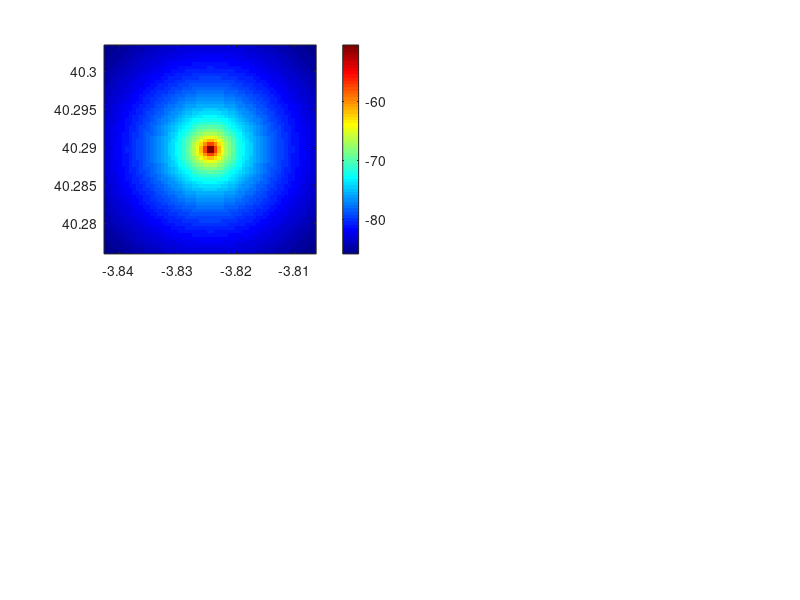

The MATLAB script that drew this image: (Note: this script raises an error after producing the figure.)
%% COMPARATIVA DE MODELOS DE PROPAGACIÓN — Gemelo Digital 5G
% TFG: Diseño e Implementación de una Herramienta de Gemelo Digital
%      para la Planificación y Visualización de Cobertura en Redes 5G
%      Tácticas Desplegables
%
% Autor : Álvaro Martínez Téllez
% Tutor : Miguel Ángel Ortuño Pérez
% Curso : 2025-2026
%
% DESCRIPCIÓN:
%   Este script genera una figura comparativa de modelos de propagación para
%   la memoria del TFG. Simula el mismo escenario (URJC Fuenlabrada) con dos
%   modelos diferentes:
%     - FSPL (Free Space Path Loss) — cota superior teórica
%     - Longley-Rice ITM (si hay Communications Toolbox) — modelo objetivo
%     - COST-231 Hata (fallback si no hay toolbox) — modelo empírico
%
%   La figura resultante incluye:
%     1. Heatmap RSRP del modelo A (FSPL)
%     2. Heatmap RSRP del modelo B (Longley-Rice o COST-231)
%     3. Mapa de diferencias ΔRSRP = A - B (divergente colormap)
%     4. Métricas estadísticas por consola: RMSE, MAE, Media, Max/Min ΔRSRP
%
% SALIDA:
%   - Figura PNG guardada en: TFG GD5G/figs/comparativa_modelos.png (DPI 300)
%   - Métricas estadísticas impresas en consola
%
% REQUISITOS:
%   - MATLAB R2025b o superior (probado en R2025b Update 4)
%   - Communications Toolbox (opcional) — si no está, compara FSPL vs COST-231
%   - Mapping Toolbox (para SRTM si está disponible)

%% =========================================================================
%  BLOQUE 0: LIMPIEZA E INICIALIZACIÓN
%  =========================================================================
clear; clc; close all;
fprintf('=== Comparativa de Modelos de Propagación — Gemelo Digital 5G ===\n\n');

% Verificar disponibilidad de Communications Toolbox
v_comm = ver('comm');
tiene_comm_toolbox = ~isempty(v_comm);

if tiene_comm_toolbox
    fprintf('Communications Toolbox detectado\n');
    fprintf('Comparación: FSPL vs Longley-Rice ITM\n\n');
    modelo_B_nombre = 'Longley-Rice';
else
    fprintf('⚠️  Communications Toolbox NO disponible\n');
    fprintf('Comparación: FSPL vs COST-231 Hata\n');
    fprintf('(ADVERTENCIA: COST-231 tiene error de ±15 dB a 3.5 GHz)\n\n');
    modelo_B_nombre = 'COST-231 Hata';
end

%% =========================================================================
%  BLOQUE 1: PARÁMETROS DEL ESCENARIO (URJC Fuenlabrada)
%  =========================================================================
% Usamos los mismos parámetros que el Escenario 1 de generar_escenarios.m

fc_Hz       = 3.5e9;        % Frecuencia: 3.5 GHz (banda n78)
Ptx_dBm     = 40;           % Potencia: 40 dBm = 10 W
Ptx_W       = 10^((Ptx_dBm - 30) / 10);
Gtx_dBi     = 15;           % Ganancia antena Tx: 15 dBi
Grx_dBi     = 0;            % Ganancia antena Rx: 0 dBi (omnidireccional)
hTx_m       = 30;           % Altura antena Tx: 30 m
hRx_m       = 1.5;          % Altura antena Rx: 1.5 m
L_cable_dB  = 2;            % Pérdidas de cable: 2 dB
EIRP_dBm    = Ptx_dBm + Gtx_dBi - L_cable_dB;

lat0        = 40.2897;      % Latitud campus URJC [°]
lon0        = -3.8244;      % Longitud campus URJC [°]
areaKm      = 3;            % Área: 3×3 km
nPuntos     = 60;           % Cuadrícula: 60×60 puntos
gridSpacing_m = (areaKm * 1000) / (nPuntos - 1);

fprintf('Escenario: URJC Fuenlabrada (Suburbano)\n');
fprintf('Ubicación: %.4f°N, %.4f°W\n', lat0, -lon0);
fprintf('Frecuencia: %.1f GHz | EIRP: %.1f dBm | Altura Tx: %d m\n', ...
    fc_Hz/1e9, EIRP_dBm, hTx_m);
fprintf('Área: %d×%d km | Grid: %d×%d puntos (espaciado: %.0f m)\n\n', ...
    areaKm, areaKm, nPuntos, nPuntos, gridSpacing_m);

%% =========================================================================
%  BLOQUE 2: GENERACIÓN DE LA CUADRÍCULA
%  =========================================================================
deltaLat_deg = (areaKm / 2) / 111;
deltaLon_deg = (areaKm / 2) / (111 * cosd(lat0));

lats_vec = linspace(lat0 - deltaLat_deg, lat0 + deltaLat_deg, nPuntos);
lons_vec = linspace(lon0 - deltaLon_deg, lon0 + deltaLon_deg, nPuntos);

[LONS, LATS] = meshgrid(lons_vec, lats_vec);
lats_flat = LATS(:);
lons_flat = LONS(:);

%% =========================================================================
%  BLOQUE 3: CARGA DE DATOS DE ELEVACIÓN SRTM
%  =========================================================================
srtm_file = 'data/srtm_fuenlabrada.tif';

if isfile(srtm_file)
    try
        [elev_data, R] = readgeoraster(srtm_file);
        elev_data = double(elev_data);
        elev_data(elev_data < -100) = 0;
        elev_grid = geointerp(elev_data, R, lats_flat, lons_flat, 'linear');
        fprintf('Elevación SRTM cargada: [%.0f, %.0f] m\n', min(elev_grid), max(elev_grid));
        tiene_srtm = true;
    catch ME
        warning('Error al cargar SRTM: %s. Usando terreno plano.', ME.message);
        elev_grid = zeros(nPuntos^2, 1);
        tiene_srtm = false;
    end
else
    fprintf('⚠️  Fichero SRTM no encontrado. Usando terreno plano.\n');
    elev_grid = zeros(nPuntos^2, 1);
    tiene_srtm = false;
end

%% =========================================================================
%  BLOQUE 4: MODELO A — FSPL (Free Space Path Loss)
%  =========================================================================
fprintf('\nCalculando FSPL... ');

c       = 3e8;  % Velocidad de la luz [m/s]
dist_m  = sqrt( ((lons_flat - lon0) .* 111000 .* cosd(lat0)).^2 + ...
                ((lats_flat - lat0) .* 111000).^2 );
dist_m  = max(dist_m, 1);  % Evitar división por cero

FSPL_dB       = 20*log10(dist_m) + 20*log10(fc_Hz) + 20*log10(4*pi/c);
Prx_dBm_FSPL  = EIRP_dBm + Grx_dBi - FSPL_dB;

% Factor de normalización heredado: 66*12 RE asumidos. Este escenario no
% configura ancho de banda/SCS; no atribuirlo a 100 MHz/30 kHz.
NRB_ASSUMED = 66;
delta_RSRP_dB = 10 * log10(NRB_ASSUMED * 12);
RSRP_FSPL = Prx_dBm_FSPL - delta_RSRP_dB;

% Clamp a rango válido
RSRP_min = -140;
RSRP_max = -40;
RSRP_FSPL = max(min(RSRP_FSPL, RSRP_max), RSRP_min);

fprintf('✓ Rango: [%.1f, %.1f] dBm | Media: %.1f dBm\n', ...
    min(RSRP_FSPL), max(RSRP_FSPL), mean(RSRP_FSPL));

%% =========================================================================
%  BLOQUE 5: MODELO B — Longley-Rice o COST-231 Hata
%  =========================================================================
if tiene_comm_toolbox
    % -----------------------------------------------------------------
    % MODELO B: Longley-Rice ITM (Communications Toolbox)
    % -----------------------------------------------------------------
    fprintf('Calculando Longley-Rice... ');
    
    % Cargar terreno local si está disponible
    if tiene_srtm
        try
            tm = rfprop.TerrainModel('File', srtm_file);
            sv = siteviewer('Terrain', tm);                         %#ok<NASGU>
            fprintf('(terreno 30m) ');
        catch
            try
                sv = siteviewer('Terrain', srtm_file);              %#ok<NASGU>
                fprintf('(terreno 30m) ');
            catch
                sv = siteviewer;                                     %#ok<NASGU>
                fprintf('(terreno 90m) ');
            end
        end
    else
        sv = siteviewer;                                             %#ok<NASGU>
        fprintf('(terreno 90m) ');
    end
    
    tx = txsite('Name', 'gNodeB_URJC', ...
        'Latitude',             lat0, ...
        'Longitude',            lon0, ...
        'AntennaHeight',        hTx_m, ...
        'TransmitterFrequency', fc_Hz, ...
        'TransmitterPower',     Ptx_W);
    
    pm = propagationModel('longley-rice');
    
    rx_sites = rxsite('Latitude',      lats_flat, ...
                      'Longitude',     lons_flat, ...
                      'AntennaHeight', hRx_m);
    
    Prx_dBm_B = sigstrength(rx_sites, tx, pm);
    Prx_dBm_B = Prx_dBm_B(:);
    
    RSRP_B = Prx_dBm_B - delta_RSRP_dB;
    RSRP_B = max(min(RSRP_B, RSRP_max), RSRP_min);
    
    fprintf('✓ Rango: [%.1f, %.1f] dBm | Media: %.1f dBm\n', ...
        min(RSRP_B), max(RSRP_B), mean(RSRP_B));
    
else
    % -----------------------------------------------------------------
    % MODELO B: COST-231 Hata (fallback sin toolbox)
    % -----------------------------------------------------------------
    fprintf('Calculando COST-231 Hata... ');
    
    if tiene_srtm
        elev_tx = geointerp(elev_data, R, lat0, lon0, 'linear');
    else
        elev_tx = 0;
    end
    
    dist_km = sqrt( ((lons_flat - lon0) .* 111 .* cosd(lat0)).^2 + ...
                    ((lats_flat - lat0) .* 111).^2 );
    dist_km = max(dist_km, 0.01);
    
    fc_MHz = fc_Hz / 1e6;
    a_hRx  = (1.1*log10(fc_MHz) - 0.7)*hRx_m - (1.56*log10(fc_MHz) - 0.8);
    hTx_eff = max(hTx_m + (elev_tx - elev_grid), 5);
    
    PL_dB = 46.3 + 33.9*log10(fc_MHz) - 13.82*log10(hTx_eff) - a_hRx ...
          + (44.9 - 6.55*log10(hTx_eff)) .* log10(dist_km) + 3;
    
    Prx_dBm_B = EIRP_dBm + Grx_dBi - PL_dB;
    Prx_dBm_B = Prx_dBm_B(:);
    
    RSRP_B = Prx_dBm_B - delta_RSRP_dB;
    RSRP_B = max(min(RSRP_B, RSRP_max), RSRP_min);
    
    fprintf('✓ Rango: [%.1f, %.1f] dBm | Media: %.1f dBm\n', ...
        min(RSRP_B), max(RSRP_B), mean(RSRP_B));
end

%% =========================================================================
%  BLOQUE 6: CÁLCULO DE MÉTRICAS ESTADÍSTICAS
%  =========================================================================
% Diferencia: ΔRSRP = FSPL - Modelo_B
Delta_RSRP = RSRP_FSPL - RSRP_B;

% Métricas
RMSE  = sqrt(mean(Delta_RSRP.^2));
MAE   = mean(abs(Delta_RSRP));
Media = mean(Delta_RSRP);
Max_Delta = max(Delta_RSRP);
Min_Delta = min(Delta_RSRP);

fprintf('\n━━━━━━━━━━━━━━━━━━━━━━━━━━━━━━━━━━━━━━━━━━━━━━━━━━━━━━━━━━━\n');
fprintf('MÉTRICAS ESTADÍSTICAS — FSPL vs %s\n', modelo_B_nombre);
fprintf('━━━━━━━━━━━━━━━━━━━━━━━━━━━━━━━━━━━━━━━━━━━━━━━━━━━━━━━━━━━\n');
fprintf('RMSE              : %.2f dB\n', RMSE);
fprintf('MAE               : %.2f dB\n', MAE);
fprintf('Media ΔRSRP       : %.2f dB\n', Media);
fprintf('Max ΔRSRP         : %.2f dB\n', Max_Delta);
fprintf('Min ΔRSRP         : %.2f dB\n', Min_Delta);
fprintf('━━━━━━━━━━━━━━━━━━━━━━━━━━━━━━━━━━━━━━━━━━━━━━━━━━━━━━━━━━━\n');

%% =========================================================================
%  BLOQUE 7: GENERACIÓN DE LA FIGURA COMPARATIVA
%  =========================================================================
fprintf('\nGenerando figura comparativa...\n');

% Reconstruir grids 2D para visualización
RSRP_FSPL_grid = reshape(RSRP_FSPL, nPuntos, nPuntos);
RSRP_B_grid    = reshape(RSRP_B, nPuntos, nPuntos);
Delta_RSRP_grid = reshape(Delta_RSRP, nPuntos, nPuntos);

% Crear figura con 3 subplots
fig = figure('Name', 'Comparativa Modelos Propagación', ...
             'NumberTitle', 'off', ...
             'Position', [100 100 1400 900]);

% --- Subplot 1: FSPL ---
subplot(2,2,1);
imagesc(lons_vec, lats_vec, RSRP_FSPL_grid);
set(gca, 'YDir', 'normal');
colormap(gca, jet);
cb1 = colorbar;
cb1.Label.String = 'RSRP [dBm]';
clim([RSRP_min RSRP_max]);
xlabel('Longitud [°]');
ylabel('Latitud [°]');
title('FSPL (Free Space Path Loss)', 'FontWeight', 'bold', 'FontSize', 12);
hold on;
plot(lon0, lat0, 'w^', 'MarkerSize', 12, 'LineWidth', 2, ...
    'MarkerFaceColor', 'white', 'MarkerEdgeColor', 'black');
grid on;
hold off;

% --- Subplot 2: Longley-Rice o COST-231 ---
subplot(2,2,2);
imagesc(lons_vec, lats_vec, RSRP_B_grid);
set(gca, 'YDir', 'normal');
colormap(gca, jet);
cb2 = colorbar;
cb2.Label.String = 'RSRP [dBm]';
clim([RSRP_min RSRP_max]);
xlabel('Longitud [°]');
ylabel('Latitud [°]');
title(modelo_B_nombre, 'FontWeight', 'bold', 'FontSize', 12);
hold on;
plot(lon0, lat0, 'w^', 'MarkerSize', 12, 'LineWidth', 2, ...
    'MarkerFaceColor', 'white', 'MarkerEdgeColor', 'black');
grid on;
hold off;

% --- Subplot 3: Mapa de diferencias (bottom, span 2 columns) ---
subplot(2,2,[3,4]);
imagesc(lons_vec, lats_vec, Delta_RSRP_grid);
set(gca, 'YDir', 'normal');

% Colormap divergente: azul (negativo) - blanco (cero) - rojo (positivo)
% MATLAB tiene colormaps divergentes built-in desde R2023b: redblue, coolwarm
% Si no está disponible, usamos un custom simple
try
    colormap(gca, flipud(redblue));  % MATLAB R2023b+
catch
    % Fallback: crear colormap divergente manual
    n_colors = 256;
    blue_to_white = [linspace(0,1,n_colors/2)', linspace(0,1,n_colors/2)', ones(n_colors/2,1)];
    white_to_red  = [ones(n_colors/2,1), linspace(1,0,n_colors/2)', linspace(1,0,n_colors/2)'];
    divergent_cmap = [blue_to_white; white_to_red];
    colormap(gca, divergent_cmap);
end

cb3 = colorbar;
cb3.Label.String = 'ΔRSRP [dB]';
% Escala simétrica centrada en 0
max_abs_delta = max(abs([Min_Delta, Max_Delta]));
clim([-max_abs_delta, max_abs_delta]);
xlabel('Longitud [°]');
ylabel('Latitud [°]');
title(sprintf('Diferencia: FSPL - %s', modelo_B_nombre), ...
    'FontWeight', 'bold', 'FontSize', 12);
hold on;
plot(lon0, lat0, 'k^', 'MarkerSize', 12, 'LineWidth', 2, ...
    'MarkerFaceColor', 'black', 'MarkerEdgeColor', 'white');
grid on;
hold off;

% Añadir anotación de texto con métricas en el subplot de diferencias
text_x = lons_vec(1) + 0.02 * (lons_vec(end) - lons_vec(1));
text_y = lats_vec(1) + 0.08 * (lats_vec(end) - lats_vec(1));
text(text_x, text_y, sprintf('RMSE: %.2f dB\nMAE: %.2f dB\nMedia: %.2f dB', ...
    RMSE, MAE, Media), ...
    'FontSize', 10, 'FontWeight', 'bold', ...
    'BackgroundColor', 'white', 'EdgeColor', 'black', 'LineWidth', 1);

% Título global de la figura
sgtitle(sprintf('Comparativa de Modelos — URJC Fuenlabrada | f_c=%.1f GHz | P_{tx}=%d dBm | h_{Tx}=%d m', ...
    fc_Hz/1e9, Ptx_dBm, hTx_m), ...
    'FontSize', 14, 'FontWeight', 'bold');

%% =========================================================================
%  BLOQUE 8: GUARDAR FIGURA EN ALTA RESOLUCIÓN
%  =========================================================================
% Ruta de salida (crear directorio si no existe)
output_dir = fullfile('..', 'TFG GD5G', 'figs');
if ~exist(output_dir, 'dir')
    mkdir(output_dir);
end

output_file = fullfile(output_dir, 'comparativa_modelos.png');

% Guardar con DPI 300 (calidad para thesis)
fprintf('Guardando figura en: %s\n', output_file);
print(fig, output_file, '-dpng', '-r300');  % 300 DPI

% Verificar tamaño del fichero
info = dir(output_file);
fprintf('Figura guardada: %.2f MB\n', info.bytes / (1024^2));

%% =========================================================================
%  BLOQUE 9: INTERPRETACIÓN FÍSICA
%  =========================================================================
fprintf('\n━━━━━━━━━━━━━━━━━━━━━━━━━━━━━━━━━━━━━━━━━━━━━━━━━━━━━━━━━━━\n');
fprintf('INTERPRETACIÓN FÍSICA\n');
fprintf('━━━━━━━━━━━━━━━━━━━━━━━━━━━━━━━━━━━━━━━━━━━━━━━━━━━━━━━━━━━\n');
fprintf('\n1. FSPL (Free Space Path Loss):\n');
fprintf('   → Modelo teórico de espacio libre sin obstáculos.\n');
fprintf('   → Representa la cota superior optimista (señal máxima posible).\n');
fprintf('   → RSRP medio: %.1f dBm\n\n', mean(RSRP_FSPL));

if tiene_comm_toolbox
    fprintf('2. Longley-Rice ITM:\n');
    fprintf('   → Modelo semi-empírico validado por NTIA/ITS (20 MHz - 20 GHz).\n');
    fprintf('   → Incorpora difracción, reflexión y terreno irregular.\n');
    fprintf('   → Coherente con despliegues reales 5G suburbanos.\n');
    fprintf('   → RSRP medio: %.1f dBm\n\n', mean(RSRP_B));
    fprintf('3. Diferencia FSPL - Longley-Rice:\n');
    fprintf('   → FSPL sobrestima la señal en %.1f dB de media.\n', Media);
    fprintf('   → Esta diferencia representa las pérdidas del terreno.\n');
    fprintf('   → En bordes del área (d > 1 km), ΔRSRP puede llegar a %.1f dB.\n', Max_Delta);
else
    fprintf('2. COST-231 Hata:\n');
    fprintf('   → Modelo empírico para 1.5-2.0 GHz (error ±15 dB a 3.5 GHz).\n');
    fprintf('   → Subestima la señal a frecuencias superiores.\n');
    fprintf('   → RSRP medio: %.1f dBm\n\n', mean(RSRP_B));
    fprintf('3. Diferencia FSPL - COST-231:\n');
    fprintf('   → COST-231 introduce pérdidas excesivas a 3.5 GHz.\n');
    fprintf('   → Diferencia media de %.1f dB.\n', Media);
    fprintf('   → ⚠️  ADVERTENCIA: usar con precaución fuera de su rango de validez.\n');
end

fprintf('\n━━━━━━━━━━━━━━━━━━━━━━━━━━━━━━━━━━━━━━━━━━━━━━━━━━━━━━━━━━━\n');
fprintf('Script completado. ✓\n');
fprintf('Figura disponible en: %s\n', output_file);
fprintf('━━━━━━━━━━━━━━━━━━━━━━━━━━━━━━━━━━━━━━━━━━━━━━━━━━━━━━━━━━━\n');
